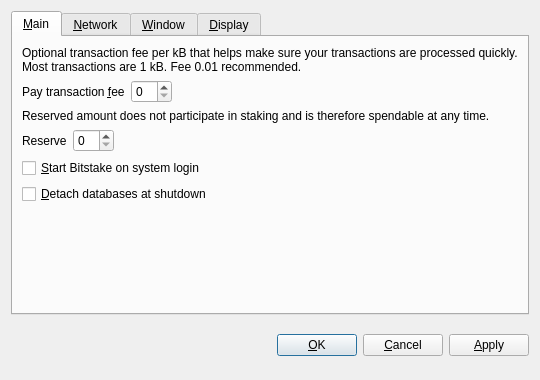
<?xml version="1.0" encoding="UTF-8"?>
<ui version="4.0">
 <class>OptionsDialog</class>
 <widget class="QDialog" name="OptionsDialog">
  <property name="geometry">
   <rect>
    <x>0</x>
    <y>0</y>
    <width>540</width>
    <height>380</height>
   </rect>
  </property>
  <property name="windowTitle">
   <string>Options</string>
  </property>
  <property name="modal">
   <bool>true</bool>
  </property>
  <layout class="QVBoxLayout" name="verticalLayout">
   <item>
    <widget class="QTabWidget" name="tabWidget">
     <property name="tabPosition">
      <enum>QTabWidget::North</enum>
     </property>
     <property name="currentIndex">
      <number>0</number>
     </property>
     <widget class="QWidget" name="tabMain">
      <attribute name="title">
       <string>&amp;Main</string>
      </attribute>
      <layout class="QVBoxLayout" name="verticalLayout_Main">
       <item>
        <widget class="QLabel" name="transactionFeeInfoLabel">
         <property name="text">
          <string>Optional transaction fee per kB that helps make sure your transactions are processed quickly. Most transactions are 1 kB. Fee 0.01 recommended.</string>
         </property>
         <property name="textFormat">
          <enum>Qt::PlainText</enum>
         </property>
         <property name="wordWrap">
          <bool>true</bool>
         </property>
        </widget>
       </item>
       <item>
        <layout class="QHBoxLayout" name="horizontalLayoutFee">
         <item>
          <widget class="QLabel" name="transactionFeeLabel">
           <property name="text">
            <string>Pay transaction &amp;fee</string>
           </property>
           <property name="textFormat">
            <enum>Qt::PlainText</enum>
           </property>
           <property name="buddy">
            <cstring>transactionFee</cstring>
           </property>
          </widget>
         </item>
         <item>
          <widget class="BitcoinAmountField" name="transactionFee"/>
         </item>
         <item>
          <spacer name="horizontalSpacerFee">
           <property name="orientation">
            <enum>Qt::Horizontal</enum>
           </property>
           <property name="sizeHint" stdset="0">
            <size>
             <width>40</width>
             <height>20</height>
            </size>
           </property>
          </spacer>
         </item>
        </layout>
       </item>
       <item>
        <widget class="QLabel" name="reserveBalanceInfoLabel">
         <property name="text">
          <string>Reserved amount does not participate in staking and is therefore spendable at any time.</string>
         </property>
         <property name="textFormat">
          <enum>Qt::PlainText</enum>
         </property>
         <property name="wordWrap">
          <bool>true</bool>
         </property>
        </widget>
       </item>
       <item>
        <layout class="QHBoxLayout" name="horizontalLayoutReserveBalance">
         <item>
          <widget class="QLabel" name="reserveBalanceLabel">
           <property name="text">
            <string>Reserve</string>
           </property>
           <property name="textFormat">
            <enum>Qt::PlainText</enum>
           </property>
           <property name="buddy">
            <cstring>reserveBalance</cstring>
           </property>
          </widget>
         </item>
         <item>
          <widget class="BitcoinAmountField" name="reserveBalance"/>
         </item>
         <item>
          <spacer name="horizontalSpacerReserveBalance">
           <property name="orientation">
            <enum>Qt::Horizontal</enum>
           </property>
           <property name="sizeHint" stdset="0">
            <size>
             <width>40</width>
             <height>20</height>
            </size>
           </property>
          </spacer>
         </item>
        </layout>
       </item>
       <item>
        <widget class="QCheckBox" name="bitcoinAtStartup">
         <property name="toolTip">
          <string>Automatically start Bitstake after logging in to the system.</string>
         </property>
         <property name="text">
          <string>&amp;Start Bitstake on system login</string>
         </property>
        </widget>
       </item>
       <item>
        <widget class="QCheckBox" name="detachDatabases">
         <property name="toolTip">
          <string>Detach block and address databases at shutdown. This means they can be moved to another data directory, but it slows down shutdown. The wallet is always detached.</string>
         </property>
         <property name="text">
          <string>&amp;Detach databases at shutdown</string>
         </property>
        </widget>
       </item>
       <item>
        <spacer name="verticalSpacer_Main">
         <property name="orientation">
          <enum>Qt::Vertical</enum>
         </property>
         <property name="sizeHint" stdset="0">
          <size>
           <width>20</width>
           <height>40</height>
          </size>
         </property>
        </spacer>
       </item>
      </layout>
     </widget>
     <widget class="QWidget" name="tabNetwork">
      <attribute name="title">
       <string>&amp;Network</string>
      </attribute>
      <layout class="QVBoxLayout" name="verticalLayout_Network">
       <item>
        <widget class="QCheckBox" name="mapPortUpnp">
         <property name="toolTip">
          <string>Automatically open the Bitstake client port on the router. This only works when your router supports UPnP and it is enabled.</string>
         </property>
         <property name="text">
          <string>Map port using &amp;UPnP</string>
         </property>
        </widget>
       </item>
       <item>
        <widget class="QCheckBox" name="connectSocks">
         <property name="toolTip">
          <string>Connect to the Bitstake network through a SOCKS proxy (e.g. when connecting through Tor).</string>
         </property>
         <property name="text">
          <string>&amp;Connect through SOCKS proxy:</string>
         </property>
        </widget>
       </item>
       <item>
        <layout class="QHBoxLayout" name="horizontalLayout_Network">
         <item>
          <widget class="QLabel" name="proxyIpLabel">
           <property name="text">
            <string>Proxy &amp;IP:</string>
           </property>
           <property name="textFormat">
            <enum>Qt::PlainText</enum>
           </property>
           <property name="buddy">
            <cstring>proxyIp</cstring>
           </property>
          </widget>
         </item>
         <item>
          <widget class="QValidatedLineEdit" name="proxyIp">
           <property name="maximumSize">
            <size>
             <width>140</width>
             <height>16777215</height>
            </size>
           </property>
           <property name="toolTip">
            <string>IP address of the proxy (e.g. 127.0.0.1)</string>
           </property>
          </widget>
         </item>
         <item>
          <widget class="QLabel" name="proxyPortLabel">
           <property name="text">
            <string>&amp;Port:</string>
           </property>
           <property name="textFormat">
            <enum>Qt::PlainText</enum>
           </property>
           <property name="buddy">
            <cstring>proxyPort</cstring>
           </property>
          </widget>
         </item>
         <item>
          <widget class="QLineEdit" name="proxyPort">
           <property name="maximumSize">
            <size>
             <width>55</width>
             <height>16777215</height>
            </size>
           </property>
           <property name="toolTip">
            <string>Port of the proxy (e.g. 9050)</string>
           </property>
          </widget>
         </item>
         <item>
          <widget class="QLabel" name="socksVersionLabel">
           <property name="text">
            <string>SOCKS &amp;Version:</string>
           </property>
           <property name="textFormat">
            <enum>Qt::PlainText</enum>
           </property>
           <property name="buddy">
            <cstring>socksVersion</cstring>
           </property>
          </widget>
         </item>
         <item>
          <widget class="QValueComboBox" name="socksVersion">
           <property name="toolTip">
            <string>SOCKS version of the proxy (e.g. 5)</string>
           </property>
          </widget>
         </item>
         <item>
          <spacer name="horizontalSpacer_Network">
           <property name="orientation">
            <enum>Qt::Horizontal</enum>
           </property>
           <property name="sizeHint" stdset="0">
            <size>
             <width>40</width>
             <height>20</height>
            </size>
           </property>
          </spacer>
         </item>
        </layout>
       </item>
       <item>
        <spacer name="verticalSpacer_Network">
         <property name="orientation">
          <enum>Qt::Vertical</enum>
         </property>
         <property name="sizeHint" stdset="0">
          <size>
           <width>20</width>
           <height>40</height>
          </size>
         </property>
        </spacer>
       </item>
      </layout>
     </widget>
     <widget class="QWidget" name="tabWindow">
      <attribute name="title">
       <string>&amp;Window</string>
      </attribute>
      <layout class="QVBoxLayout" name="verticalLayout_Window">
       <item>
        <widget class="QCheckBox" name="minimizeToTray">
         <property name="toolTip">
          <string>Show only a tray icon after minimizing the window.</string>
         </property>
         <property name="text">
          <string>&amp;Minimize to the tray instead of the taskbar</string>
         </property>
        </widget>
       </item>
       <item>
        <widget class="QCheckBox" name="minimizeOnClose">
         <property name="toolTip">
          <string>Minimize instead of exit the application when the window is closed. When this option is enabled, the application will be closed only after selecting Quit in the menu.</string>
         </property>
         <property name="text">
          <string>M&amp;inimize on close</string>
         </property>
        </widget>
       </item>
       <item>
        <spacer name="verticalSpacer_Window">
         <property name="orientation">
          <enum>Qt::Vertical</enum>
         </property>
         <property name="sizeHint" stdset="0">
          <size>
           <width>20</width>
           <height>40</height>
          </size>
         </property>
        </spacer>
       </item>
      </layout>
     </widget>
     <widget class="QWidget" name="tabDisplay">
      <attribute name="title">
       <string>&amp;Display</string>
      </attribute>
      <layout class="QVBoxLayout" name="verticalLayout_Display">
       <item>
        <layout class="QHBoxLayout" name="horizontalLayout_1_Display">
         <item>
          <widget class="QLabel" name="langLabel">
           <property name="text">
            <string>User Interface &amp;language:</string>
           </property>
           <property name="textFormat">
            <enum>Qt::PlainText</enum>
           </property>
           <property name="buddy">
            <cstring>lang</cstring>
           </property>
          </widget>
         </item>
         <item>
          <widget class="QValueComboBox" name="lang">
           <property name="toolTip">
            <string>The user interface language can be set here. This setting will take effect after restarting Bitstake.</string>
           </property>
          </widget>
         </item>
        </layout>
       </item>
       <item>
        <layout class="QHBoxLayout" name="horizontalLayout_2_Display">
         <item>
          <widget class="QLabel" name="unitLabel">
           <property name="text">
            <string>&amp;Unit to show amounts in:</string>
           </property>
           <property name="textFormat">
            <enum>Qt::PlainText</enum>
           </property>
           <property name="buddy">
            <cstring>unit</cstring>
           </property>
          </widget>
         </item>
         <item>
          <widget class="QValueComboBox" name="unit">
           <property name="toolTip">
            <string>Choose the default subdivision unit to show in the interface and when sending coins.</string>
           </property>
          </widget>
         </item>
        </layout>
       </item>
       <item>
        <widget class="QCheckBox" name="displayAddresses">
         <property name="toolTip">
          <string>Whether to show Bitstake addresses in the transaction list or not.</string>
         </property>
         <property name="text">
          <string>&amp;Display addresses in transaction list</string>
         </property>
        </widget>
       </item>
       <item>
        <widget class="QCheckBox" name="coinControlFeatures">
         <property name="toolTip">
          <string>Whether to show coin control features or not.</string>
         </property>
         <property name="text">
          <string>Display coin &amp;control features (experts only!)</string>
         </property>
        </widget>
       </item>
       <item>
        <spacer name="verticalSpacer_Display">
         <property name="orientation">
          <enum>Qt::Vertical</enum>
         </property>
         <property name="sizeHint" stdset="0">
          <size>
           <width>20</width>
           <height>40</height>
          </size>
         </property>
        </spacer>
       </item>
      </layout>
     </widget>
    </widget>
   </item>
   <item>
    <layout class="QHBoxLayout" name="horizontalLayout_Buttons">
     <item>
      <spacer name="horizontalSpacer_1">
       <property name="orientation">
        <enum>Qt::Horizontal</enum>
       </property>
       <property name="sizeHint" stdset="0">
        <size>
         <width>40</width>
         <height>48</height>
        </size>
       </property>
      </spacer>
     </item>
     <item>
      <widget class="QLabel" name="statusLabel">
       <property name="font">
        <font>
         <weight>75</weight>
         <bold>true</bold>
        </font>
       </property>
       <property name="text">
        <string/>
       </property>
       <property name="textFormat">
        <enum>Qt::PlainText</enum>
       </property>
       <property name="wordWrap">
        <bool>true</bool>
       </property>
      </widget>
     </item>
     <item>
      <spacer name="horizontalSpacer_2">
       <property name="orientation">
        <enum>Qt::Horizontal</enum>
       </property>
       <property name="sizeHint" stdset="0">
        <size>
         <width>40</width>
         <height>48</height>
        </size>
       </property>
      </spacer>
     </item>
     <item>
      <widget class="QPushButton" name="okButton">
       <property name="text">
        <string>&amp;OK</string>
       </property>
      </widget>
     </item>
     <item>
      <widget class="QPushButton" name="cancelButton">
       <property name="text">
        <string>&amp;Cancel</string>
       </property>
       <property name="autoDefault">
        <bool>false</bool>
       </property>
      </widget>
     </item>
     <item>
      <widget class="QPushButton" name="applyButton">
       <property name="text">
        <string>&amp;Apply</string>
       </property>
       <property name="autoDefault">
        <bool>false</bool>
       </property>
      </widget>
     </item>
    </layout>
   </item>
  </layout>
 </widget>
 <customwidgets>
  <customwidget>
   <class>BitcoinAmountField</class>
   <extends>QSpinBox</extends>
   <header>bitcoinamountfield.h</header>
  </customwidget>
  <customwidget>
   <class>QValueComboBox</class>
   <extends>QComboBox</extends>
   <header>qvaluecombobox.h</header>
  </customwidget>
  <customwidget>
   <class>QValidatedLineEdit</class>
   <extends>QLineEdit</extends>
   <header>qvalidatedlineedit.h</header>
  </customwidget>
 </customwidgets>
 <resources/>
 <connections/>
</ui>
